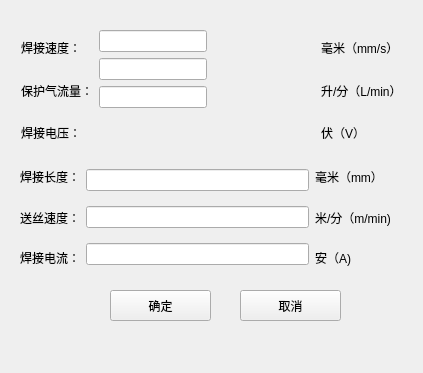
<?xml version="1.0" encoding="UTF-8"?>
<ui version="4.0">
 <class>weld</class>
 <widget class="QDockWidget" name="weld">
  <property name="geometry">
   <rect>
    <x>0</x>
    <y>0</y>
    <width>423</width>
    <height>373</height>
   </rect>
  </property>
  <property name="windowTitle">
   <string>DockWidget</string>
  </property>
  <widget class="QWidget" name="dockWidgetContents">
   <widget class="QPushButton" name="pushButtonConfirm">
    <property name="geometry">
     <rect>
      <x>110</x>
      <y>290</y>
      <width>101</width>
      <height>31</height>
     </rect>
    </property>
    <property name="text">
     <string>确定</string>
    </property>
   </widget>
   <widget class="QPushButton" name="pushButtonCancel">
    <property name="geometry">
     <rect>
      <x>240</x>
      <y>290</y>
      <width>101</width>
      <height>31</height>
     </rect>
    </property>
    <property name="text">
     <string>取消</string>
    </property>
   </widget>
   <widget class="QWidget" name="layoutWidget">
    <property name="geometry">
     <rect>
      <x>21</x>
      <y>30</y>
      <width>381</width>
      <height>121</height>
     </rect>
    </property>
    <layout class="QHBoxLayout" name="horizontalLayout">
     <item>
      <layout class="QVBoxLayout" name="verticalLayout">
       <item>
        <widget class="QLabel" name="labelWeldSpeed">
         <property name="text">
          <string>焊接速度：</string>
         </property>
        </widget>
       </item>
       <item>
        <widget class="QLabel" name="labelGasFlow">
         <property name="text">
          <string>保护气流量：</string>
         </property>
        </widget>
       </item>
       <item>
        <widget class="QLabel" name="labelWeldVoltage">
         <property name="text">
          <string>焊接电压：</string>
         </property>
        </widget>
       </item>
      </layout>
     </item>
     <item>
      <layout class="QFormLayout" name="formLayout_2">
       <item row="0" column="0">
        <widget class="QLineEdit" name="lineEditWeldSpeed"/>
       </item>
       <item row="1" column="0">
        <widget class="QLineEdit" name="lineEditGasFlow"/>
       </item>
       <item row="2" column="0">
        <widget class="QLineEdit" name="lineEditWeldVoltage"/>
       </item>
      </layout>
     </item>
     <item>
      <layout class="QVBoxLayout" name="verticalLayout_2">
       <item>
        <widget class="QLabel" name="unitWeldSpeed">
         <property name="text">
          <string>毫米（mm/s）</string>
         </property>
        </widget>
       </item>
       <item>
        <widget class="QLabel" name="unitGasFlow">
         <property name="text">
          <string>升/分（L/min）</string>
         </property>
        </widget>
       </item>
       <item>
        <widget class="QLabel" name="unitWeldVoltage">
         <property name="text">
          <string>伏（V）</string>
         </property>
        </widget>
       </item>
      </layout>
     </item>
    </layout>
   </widget>
   <widget class="QWidget" name="layoutWidget">
    <property name="geometry">
     <rect>
      <x>20</x>
      <y>160</y>
      <width>371</width>
      <height>115</height>
     </rect>
    </property>
    <layout class="QHBoxLayout" name="horizontalLayout_2">
     <item>
      <layout class="QVBoxLayout" name="verticalLayout_3">
       <item>
        <widget class="QLabel" name="labelWeldDistance">
         <property name="text">
          <string>焊接长度：</string>
         </property>
        </widget>
       </item>
       <item>
        <widget class="QLabel" name="labelWireRate">
         <property name="text">
          <string>送丝速度：</string>
         </property>
        </widget>
       </item>
       <item>
        <widget class="QLabel" name="labelWeldCurrent">
         <property name="text">
          <string>焊接电流：</string>
         </property>
        </widget>
       </item>
      </layout>
     </item>
     <item>
      <layout class="QVBoxLayout" name="verticalLayout_4">
       <item>
        <widget class="QLineEdit" name="lineEditWeldDistance"/>
       </item>
       <item>
        <widget class="QLineEdit" name="lineEditWireRate"/>
       </item>
       <item>
        <widget class="QLineEdit" name="lineEditWeldCurrent"/>
       </item>
      </layout>
     </item>
     <item>
      <layout class="QVBoxLayout" name="verticalLayout_5">
       <item>
        <widget class="QLabel" name="unitWeldDistance">
         <property name="text">
          <string>毫米（mm）</string>
         </property>
        </widget>
       </item>
       <item>
        <widget class="QLabel" name="unitWireRate">
         <property name="text">
          <string>米/分（m/min)</string>
         </property>
        </widget>
       </item>
       <item>
        <widget class="QLabel" name="unitWeldCurrent">
         <property name="text">
          <string>安（A)</string>
         </property>
        </widget>
       </item>
      </layout>
     </item>
    </layout>
   </widget>
  </widget>
 </widget>
 <resources/>
 <connections/>
</ui>
